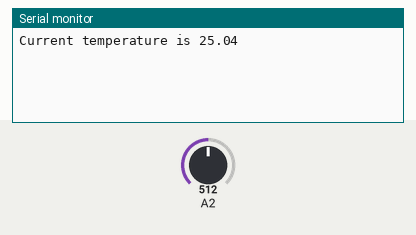
This sketch was run on a simulated Arduino Uno, built with avr-gcc and run on an emulated ATmega328P. Shown: the last lines printed to the serial monitor. The test bench sets the inputs (shaded band); at power-on: A2 = 512.

Above: at 1.8 s.
1.9 s: A2 set to 716
At 2.8 s:
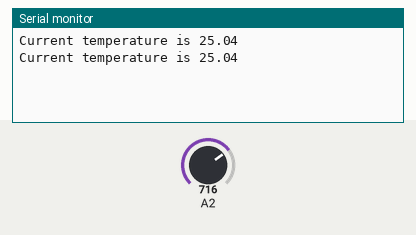
3.4 s: A2 set to 900
At 4.7 s:
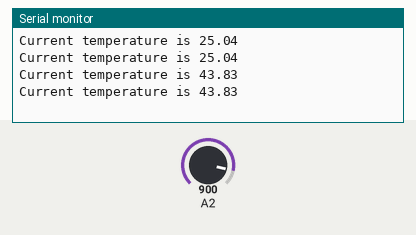
Timing chart, 0 to 6.4 s (numbered marks = the images above; inputs shaded):
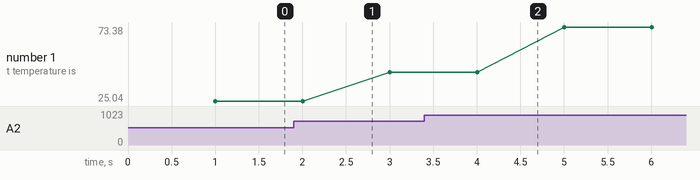

Measured:
- plotted number 1: 25.04 → 43.83 after the input at 1.9 s, 43.83 → 73.38 after the input at 3.4 s

The sketch:

TemperatureSensor.ino
```cpp
/* Grove - Temprature Sensor demo v1.0
*  This sensor detects the enviroment temprature,
*  Connect the signal of this sensor to A0, use the
*  Serial monitor to get the result.
*  By: http://www.seeedstudio.com
*/
#include <math.h>
#include <Wire.h>
int a;
float t;
int B=4250;                  //B value of the thermistor
float resistance;

void setup()
{
    Serial.begin(9600);
}

void loop()
{
    a = analogRead(A2);
    resistance = (float)(1023 - a) * 10000 / a;
    t = (float)(1 / (log(resistance / 10000) / 4250 + 1 / 298.15) - 273.15);
    delay(1000);
    Serial.print("Current temperature is ");
    Serial.println(t);
}
```
